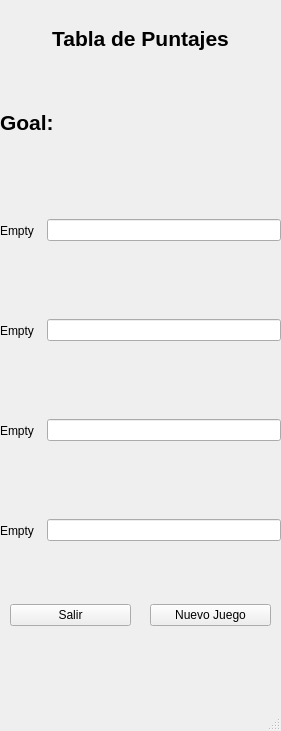
<?xml version="1.0" encoding="UTF-8"?>
<ui version="4.0">
 <class>MainWindow</class>
 <widget class="QMainWindow" name="MainWindow">
  <property name="geometry">
   <rect>
    <x>0</x>
    <y>0</y>
    <width>281</width>
    <height>731</height>
   </rect>
  </property>
  <property name="windowTitle">
   <string>MainWindow</string>
  </property>
  <widget class="QWidget" name="centralwidget">
   <widget class="QWidget" name="widget" native="true">
    <property name="geometry">
     <rect>
      <x>0</x>
      <y>0</y>
      <width>281</width>
      <height>161</height>
     </rect>
    </property>
    <layout class="QGridLayout" name="gridLayout">
     <item row="1" column="0">
      <widget class="QLabel" name="label_2">
       <property name="text">
        <string>&lt;html&gt;&lt;head/&gt;&lt;body&gt;&lt;p&gt;&lt;span style=&quot; font-size:16pt; font-weight:600;&quot;&gt; Goal:&lt;/span&gt;&lt;/p&gt;&lt;/body&gt;&lt;/html&gt;</string>
       </property>
       <property name="alignment">
        <set>Qt::AlignLeading|Qt::AlignLeft|Qt::AlignVCenter</set>
       </property>
      </widget>
     </item>
     <item row="1" column="1">
      <widget class="QLabel" name="GoalDisplayer">
       <property name="text">
        <string>&lt;html&gt;&lt;head/&gt;&lt;body&gt;&lt;p align=&quot;center&quot;&gt;&lt;br/&gt;&lt;/p&gt;&lt;/body&gt;&lt;/html&gt;</string>
       </property>
       <property name="alignment">
        <set>Qt::AlignCenter</set>
       </property>
      </widget>
     </item>
     <item row="0" column="0" colspan="2">
      <widget class="QLabel" name="label">
       <property name="text">
        <string>&lt;html&gt;&lt;head/&gt;&lt;body&gt;&lt;p align=&quot;center&quot;&gt;&lt;span style=&quot; font-size:16pt; font-weight:600;&quot;&gt;Tabla de Puntajes&lt;/span&gt;&lt;/p&gt;&lt;/body&gt;&lt;/html&gt;</string>
       </property>
       <property name="alignment">
        <set>Qt::AlignCenter</set>
       </property>
      </widget>
     </item>
    </layout>
   </widget>
   <widget class="QWidget" name="widget_2" native="true">
    <property name="geometry">
     <rect>
      <x>0</x>
      <y>200</y>
      <width>281</width>
      <height>61</height>
     </rect>
    </property>
    <layout class="QHBoxLayout" name="horizontalLayout">
     <item>
      <widget class="QLabel" name="Player1NameDisplay">
       <property name="sizePolicy">
        <sizepolicy hsizetype="Preferred" vsizetype="Preferred">
         <horstretch>0</horstretch>
         <verstretch>0</verstretch>
        </sizepolicy>
       </property>
       <property name="text">
        <string>Empty  </string>
       </property>
      </widget>
     </item>
     <item>
      <widget class="QLineEdit" name="Player1ScoreDisplayer">
       <property name="text">
        <string/>
       </property>
       <property name="alignment">
        <set>Qt::AlignCenter</set>
       </property>
       <property name="readOnly">
        <bool>true</bool>
       </property>
      </widget>
     </item>
    </layout>
   </widget>
   <widget class="QWidget" name="widget_3" native="true">
    <property name="geometry">
     <rect>
      <x>0</x>
      <y>300</y>
      <width>281</width>
      <height>61</height>
     </rect>
    </property>
    <layout class="QHBoxLayout" name="horizontalLayout_2">
     <item>
      <widget class="QLabel" name="Player2NameDisplay">
       <property name="text">
        <string>Empty  </string>
       </property>
      </widget>
     </item>
     <item>
      <widget class="QLineEdit" name="Player2ScoreDisplayer">
       <property name="alignment">
        <set>Qt::AlignCenter</set>
       </property>
       <property name="readOnly">
        <bool>true</bool>
       </property>
      </widget>
     </item>
    </layout>
   </widget>
   <widget class="QWidget" name="widget_4" native="true">
    <property name="geometry">
     <rect>
      <x>0</x>
      <y>400</y>
      <width>281</width>
      <height>61</height>
     </rect>
    </property>
    <layout class="QHBoxLayout" name="horizontalLayout_3">
     <item>
      <widget class="QLabel" name="Player3NameDisplay">
       <property name="text">
        <string>Empty  </string>
       </property>
      </widget>
     </item>
     <item>
      <widget class="QLineEdit" name="Player3ScoreDisplayer">
       <property name="alignment">
        <set>Qt::AlignCenter</set>
       </property>
       <property name="readOnly">
        <bool>true</bool>
       </property>
      </widget>
     </item>
    </layout>
   </widget>
   <widget class="QWidget" name="widget_5" native="true">
    <property name="geometry">
     <rect>
      <x>0</x>
      <y>500</y>
      <width>281</width>
      <height>61</height>
     </rect>
    </property>
    <layout class="QHBoxLayout" name="horizontalLayout_4">
     <item>
      <widget class="QLabel" name="Player4NameDisplay">
       <property name="text">
        <string>Empty  </string>
       </property>
      </widget>
     </item>
     <item>
      <widget class="QLineEdit" name="Player4ScoreDisplayer">
       <property name="alignment">
        <set>Qt::AlignCenter</set>
       </property>
       <property name="readOnly">
        <bool>true</bool>
       </property>
      </widget>
     </item>
    </layout>
   </widget>
   <widget class="QWidget" name="widget_10" native="true">
    <property name="geometry">
     <rect>
      <x>10</x>
      <y>560</y>
      <width>121</width>
      <height>111</height>
     </rect>
    </property>
    <layout class="QVBoxLayout" name="verticalLayout_2">
     <item>
      <widget class="QPushButton" name="SalirButton">
       <property name="text">
        <string>Salir</string>
       </property>
      </widget>
     </item>
    </layout>
   </widget>
   <widget class="QWidget" name="widget_11" native="true">
    <property name="geometry">
     <rect>
      <x>150</x>
      <y>560</y>
      <width>121</width>
      <height>111</height>
     </rect>
    </property>
    <layout class="QVBoxLayout" name="verticalLayout_3">
     <item>
      <widget class="QPushButton" name="NuevoJuegoButton">
       <property name="text">
        <string>Nuevo Juego</string>
       </property>
      </widget>
     </item>
    </layout>
   </widget>
  </widget>
  <widget class="QMenuBar" name="menubar">
   <property name="geometry">
    <rect>
     <x>0</x>
     <y>0</y>
     <width>281</width>
     <height>26</height>
    </rect>
   </property>
  </widget>
  <widget class="QStatusBar" name="statusbar"/>
 </widget>
 <resources/>
 <connections/>
</ui>
